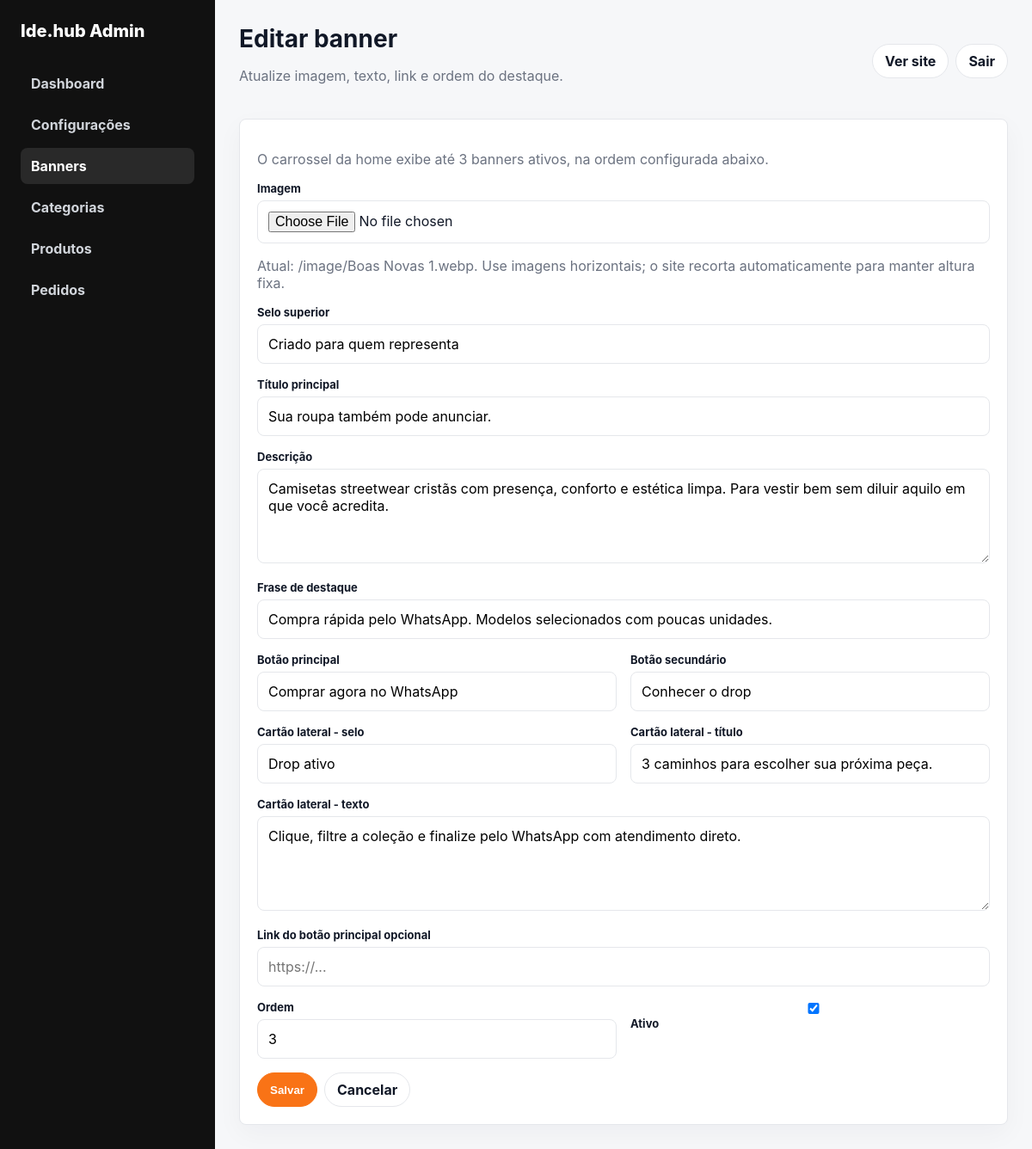
The app's page /admin/banners/edit.php?id=3 (signed in) with its own data.
### tables this page shows
CREATE TABLE IF NOT EXISTS banners (
  id INT UNSIGNED AUTO_INCREMENT PRIMARY KEY,
  image_path VARCHAR(255) NOT NULL,
  eyebrow VARCHAR(120) NULL,
  title VARCHAR(160) NULL,
  subtitle VARCHAR(255) NULL,
  trust_text VARCHAR(255) NULL,
  primary_cta VARCHAR(80) NULL,
  secondary_cta VARCHAR(80) NULL,
  side_kicker VARCHAR(80) NULL,
  side_title VARCHAR(160) NULL,
  side_text VARCHAR(255) NULL,
  link_url VARCHAR(255) NULL,
  display_order INT NOT NULL DEFAULT 0,
  active TINYINT(1) NOT NULL DEFAULT 1,
  created_at TIMESTAMP DEFAULT CURRENT_TIMESTAMP,
  updated_at TIMESTAMP DEFAULT CURRENT_TIMESTAMP ON UPDATE CURRENT_TIMESTAMP,
  INDEX idx_banners_active_order (active, display_order)
);

### config/database.php (called while the page is built, shortened)
<?php
function db(): PDO
{
    static $pdo = null;
    if ($pdo instanceof PDO) {
        return $pdo;
    }
    $dsn = sprintf('mysql:host=%s;dbname=%s;charset=%s', DB_HOST, DB_NAME, DB_CHARSET);
    $pdo = new PDO($dsn, DB_USER, DB_PASS, [
        PDO::ATTR_ERRMODE => PDO::ERRMODE_EXCEPTION,
        PDO::ATTR_DEFAULT_FETCH_MODE => PDO::FETCH_ASSOC,
        PDO::ATTR_EMULATE_PREPARES => false,
    ]);
    return $pdo;
}

### models/Banner.php (called while the page is built, shortened)
<?php
require_once __DIR__ . '/../config/database.php';
final class Banner
{
    private static function ensureHeroColumns(): void
    {
        $columns = db()->query('SHOW COLUMNS FROM banners')->fetchAll();
    }
    public static function find(int $id): ?array
    {
        self::ensureHeroColumns();
        $stmt = db()->prepare('SELECT * FROM banners WHERE id = ?');
        $stmt->execute([$id]);
        $banner = $stmt->fetch();
        return $banner ?: null;
    }
}

### includes/helpers.php (called while the page is built, shortened)
<?php
function e(?string $value): string
{
    return htmlspecialchars((string) $value, ENT_QUOTES, 'UTF-8');
}
function app_base_url(): string
{
    $scriptName = trim((string) ($_SERVER['SCRIPT_NAME'] ?? ''), '/');
    $segments = $scriptName === '' ? [] : explode('/', $scriptName);
    $firstSegment = $segments[0] ?? '';
    return '';
}
function app_url(string $path = ''): string
{
    $base = app_base_url();
    $cleanPath = '/' . ltrim($path, '/');
    return $base . ($cleanPath === '/' ? '' : $cleanPath);
}

### admin/banners/edit.php (the view, shortened to what this page needs)
<?php
require_once __DIR__ . '/../../models/Banner.php';
$id = (int) ($_GET['id'] ?? 0);
$banner = Banner::find($id);
require __DIR__ . '/../../includes/layout/header.php';
?>
<form class="card" method="post" enctype="multipart/form-data">
    <p class="muted">O carrossel da home exibe até 3 banners ativos, na ordem configurada abaixo.</p>
    <div class="form-row"><label>Imagem</label><input type="file" name="image" accept="image/jpeg,image/png,image/webp,image/gif"><p class="muted">Atual: <?= e($banner['image_path']) ?>. Use imagens horizontais; o site recorta automaticamente para manter altura fixa.</p></div>
    <div class="form-row"><label>Selo superior</label><input name="eyebrow" maxlength="120" value="<?= e($banner['eyebrow'] ?? '') ?>" placeholder="Streetwear com propósito"></div>
    <div class="form-row"><label>Título principal</label><input name="title" maxlength="160" value="<?= e($banner['title']) ?>" placeholder="Vista a mensagem. Carregue a presença."></div>
    <div class="form-row"><label>Descrição</label><textarea name="subtitle" rows="3" maxlength="255"><?= e($banner['subtitle']) ?></textarea></div>
    <div class="form-row"><label>Frase de destaque</label><input name="trust_text" maxlength="255" value="<?= e($banner['trust_text'] ?? '') ?>" placeholder="Peças limitadas por drop. Chame antes de esgotar."></div>
    <div class="grid grid-2">
        <div class="form-row"><label>Botão principal</label><input name="primary_cta" maxlength="80" value="<?= e($banner['primary_cta'] ?? '') ?>" placeholder="Comprar pelo WhatsApp"></div>
        <div class="form-row"><label>Botão secundário</label><input name="secondary_cta" maxlength="80" value="<?= e($banner['secondary_cta'] ?? '') ?>" placeholder="Ver coleção"></div>
    </div>
    <div class="grid grid-2">
        <div class="form-row"><label>Cartão lateral - selo</label><input name="side_kicker" maxlength="80" value="<?= e($banner['side_kicker'] ?? '') ?>" placeholder="Drop ativo"></div>
        <div class="form-row"><label>Cartão lateral - título</label><input name="side_title" maxlength="160" value="<?= e($banner['side_title'] ?? '') ?>" placeholder="3 caminhos para escolher sua próxima peça."></div>
    </div>
    <div class="form-row"><label>Cartão lateral - texto</label><textarea name="side_text" rows="2" maxlength="255"><?= e($banner['side_text'] ?? '') ?></textarea></div>
    <div class="form-row"><label>Link do botão principal opcional</label><input name="link_url" value="<?= e($banner['link_url']) ?>" placeholder="https://..."></div>
    <div class="grid grid-2">
        <div class="form-row"><label>Ordem</label><input type="number" name="display_order" value="<?= e((string) $banner['display_order']) ?>"></div>
        <div class="form-row"><label class="check-row"><input type="checkbox" name="active" <?= !empty($banner['active']) ? 'checked' : '' ?>> Ativo</label></div>
    </div>
    <div class="actions"><button class="btn btn-primary" type="submit">Salvar</button><a class="btn" href="<?= e(app_url('/admin/banners/index.php')) ?>">Cancelar</a></div>
</form>
<?php require __DIR__ . '/../../includes/layout/footer.php'; ?>

### includes/layout/header.php (style rules this page uses)
:root { --orange: #f97316; --ink: #111827; --muted: #6b7280; --line: #e5e7eb; --bg: #f6f7f9; }
* { box-sizing: border-box; }
body { margin: 0; font-family: Inter, ui-sans-serif, system-ui, -apple-system, BlinkMacSystemFont, "Segoe UI", sans-serif; color: var(--ink); background: var(--bg); }
a { color: inherit; text-decoration: none; }
.muted { color: var(--muted); }
.card { background: #fff; border: 1px solid var(--line); border-radius: 8px; padding: 20px; box-shadow: 0 10px 30px rgba(15,23,42,.04); }
.grid { display: grid; gap: 16px; }
.grid-2 { grid-template-columns: repeat(2, minmax(0, 1fr)); }
.btn { display: inline-flex; align-items: center; justify-content: center; min-height: 40px; padding: 0 14px; border-radius: 999px; border: 1px solid var(--line); background: #fff; cursor: pointer; font-weight: 750; }
.btn-primary { border-color: var(--orange); background: var(--orange); color: #fff; }
.actions { display: flex; gap: 8px; flex-wrap: wrap; }
input, textarea, select { width: 100%; padding: 12px; border: 1px solid var(--line); border-radius: 8px; font: inherit; background: #fff; }
textarea { min-height: 110px; resize: vertical; }
label { display: block; margin-bottom: 6px; font-size: 13px; font-weight: 750; }
.form-row { margin-bottom: 16px; }

### records on screen
banners: image_path "/image/Boas Novas 1.webp", eyebrow "Criado para quem representa", title "Sua roupa também pode anunciar.", subtitle "Camisetas streetwear cristãs com presença, conforto e estética limpa. Para vestir bem sem diluir aquilo em que você acredita.", trust_text "Compra rápida pelo WhatsApp. Modelos selecionados com poucas unidades.", primary_cta "Comprar agora no WhatsApp", secondary_cta "Conhecer o drop", side_kicker "Drop ativo", side_title "3 caminhos para escolher sua próxima peça.", side_text "Clique, filtre a coleção e finalize pelo WhatsApp com atendimento direto.", display_order "3", active "☑"

### other values on screen
$pageTitle "Editar banner"
$pageSubtitle "Atualize imagem, texto, link e ordem do destaque."
